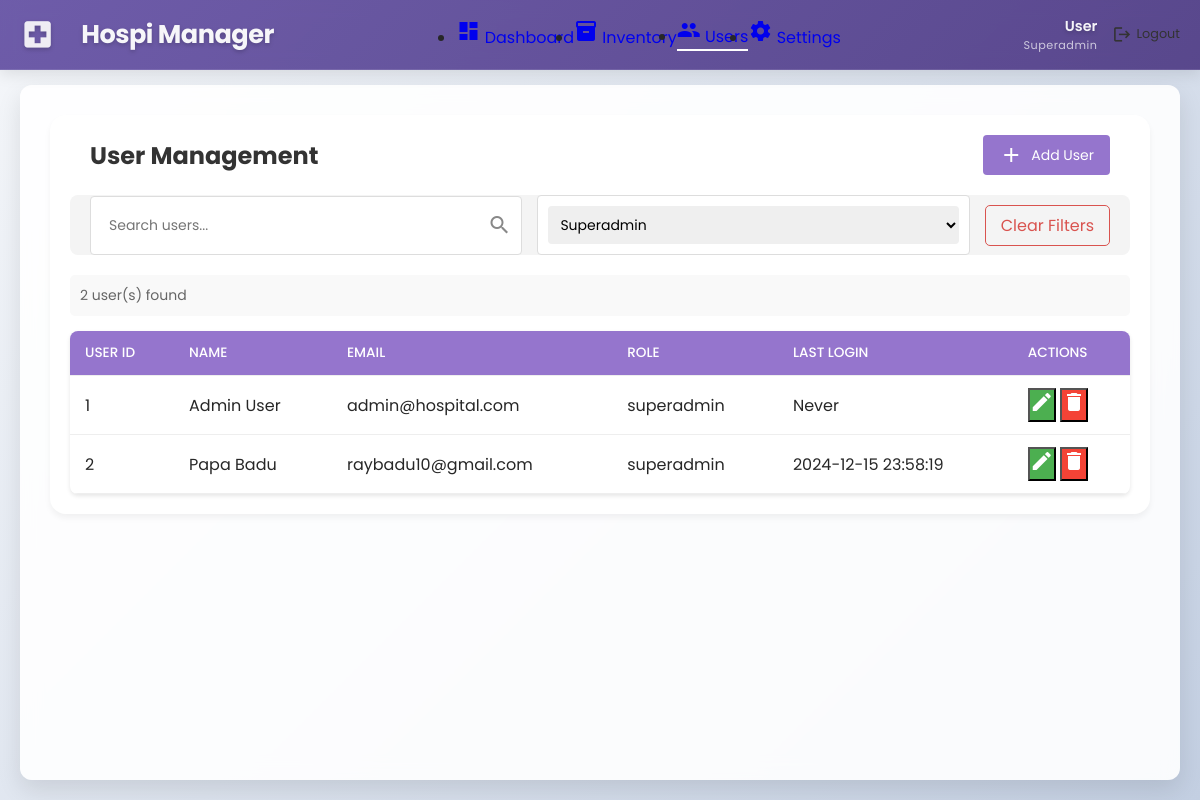
The app's page /view/admin/users.php?role=superadmin (signed in) with its own data.
### tables this page shows
CREATE TABLE `users` (
  `user_id` int(11) NOT NULL,
  `first_name` varchar(50) NOT NULL,
  `last_name` varchar(50) NOT NULL,
  `email` varchar(100) NOT NULL,
  `password` varchar(255) NOT NULL,
  `role` enum('admin','superadmin','staff') NOT NULL,
  `created_at` timestamp NOT NULL DEFAULT current_timestamp(),
  `last_login` datetime DEFAULT NULL
);

### view/admin/users.php (the view, shortened to what this page needs)
<?php
require_once BASE_PATH . '/functions/dashboard_functions.php';
$userRole = $_SESSION['role'];
$searchQuery = $_GET['search'] ?? '';
$roleFilter = $_GET['role'] ?? '';
$query = "SELECT user_id, first_name, last_name, email, role, last_login FROM users WHERE 1=1";
$params = [];
$types = '';
if (!empty($roleFilter)) {
    $query .= " AND role = ?";
    $params[] = &$roleFilter;
    $types .= 's';
}
$stmt = $conn->prepare($query);
if (!empty($params)) {
    array_unshift($params, $types);
    call_user_func_array([$stmt, 'bind_param'], $params);
}
$stmt->execute();
$result = $stmt->get_result();
$users = $result->fetch_all(MYSQLI_ASSOC);
?>
<!DOCTYPE html>
<html lang="en">
<head>
    <link rel="stylesheet" href="../../assets/css/dashboard.css">
    <link rel="stylesheet" href="../../assets/css/users.css">
    <link rel="stylesheet" href="../../assets/css/styles.css">
</head>
<body>
    <div class="dashboard-container">
        <nav class="top-nav">
            <div class="nav-brand">
                <span class="material-icons">local_hospital</span>
                <span class="brand-name">Hospi Manager</span>
            </div>
            <ul class="nav-menu">
                <li>
                    <a href="dashboard.php">
                        <span class="material-icons">dashboard</span>
                        <span>Dashboard</span>
                    </a>
                </li>
                <li>
                    <a href="inventory.php">
                        <span class="material-icons">inventory</span>
                        <span>Inventory</span>
                    </a>
                </li>
                <li class="active">
                    <a href="users.php">
                        <span class="material-icons">people</span>
                        <span>Users</span>
                    </a>
                </li>
                <li>
                    <a href="settings.php">
                        <span class="material-icons">settings</span>
                        <span>Settings</span>
                    </a>
                </li>
            </ul>
            <div class="nav-profile">
                <div class="user-info">
                    <span class="user-name"><?= htmlspecialchars($_SESSION['full_name'] ?? 'User') ?></span>
                    <span class="user-role"><?= ucfirst(htmlspecialchars($userRole)) ?></span>
                </div>
                <a href="../../actions/logout.php" class="logout-btn" onclick="return confirm('Are you sure you want to logout?')">
                    <span class="material-icons">logout</span>
                    <span>Logout</span>
                </a>
            </div>
        </nav>
        <main class="main-content">
            <div class="users-container">
                <div class="content-header">
                    <h1>User Management</h1>
                    <button class="add-btn" onclick="openModal('addUserModal')">
                        <span class="material-icons">add</span>
                        Add User
                    </button>
                </div>
                <div class="filters-section">
                    <form id="userFilterForm" method="GET" action="">
                        <div class="search-filter">
                            <input
                                type="text"
                                id="searchInput"
                                name="search"
                                placeholder="Search users..."
                                value="<?= htmlspecialchars($searchQuery) ?>"
                            >
                        </div>
                        <div class="role-filter">
                            <select
                                id="roleFilter"
                                name="role"
                                onchange="this.form.submit()"
                            >
                                <option value="superadmin" <?= $roleFilter === 'superadmin' ? 'selected' : '' ?>>Superadmin</option>
                            </select>
                        </div>
                        <?php if (!empty($searchQuery) || !empty($roleFilter)): ?>
                        <div class="clear-filter">
                            <a href="users.php" class="clear-btn">Clear Filters</a>
                        </div>
                        <?php endif; ?>
                    </form>
                </div>
                <div class="search-results">
                    <?php if (empty($users)): ?>
                        <p class="no-results">No users found matching your search criteria.</p>
                    <?php else: ?>
                        <p class="results-count"><?= count($users) ?> user(s) found</p>
                    <?php endif; ?>
                </div>
                <table class="users-table">
                    <thead>
                        <tr>
                            <th>User ID</th>
                            <th>Name</th>
                            <th>Email</th>
                            <th>Role</th>
                            <th>Last Login</th>
                            <th>Actions</th>
                        </tr>
                    </thead>
                    <tbody>
                        <?php foreach ($users as $user): ?>
                        <tr>
                            <td><?php echo htmlspecialchars($user['user_id']); ?></td>
                            <td><?php echo htmlspecialchars($user['first_name'] . ' ' . $user['last_name']); ?></td>
                            <td><?php echo htmlspecialchars($user['email']); ?></td>
                            <td><?php echo htmlspecialchars($user['role']); ?></td>
                            <td>
                                <?php
                                $lastLogin = $user['last_login'] ?? null;
                                if ($lastLogin) {
                                    $loginTime = new DateTime($lastLogin);
                                    echo htmlspecialchars($loginTime->format('Y-m-d H:i:s'));
                                } else {
                                    echo 'Never';
                                }
                                ?>
                            </td>
                            <td class="actions">
                                <button class="edit-btn" onclick="editUser(<?php echo $user['user_id']; ?>)">
                                    <span class="material-icons">edit</span>
                                </button>
                                <button class="delete-btn" onclick="deleteUser(<?php echo $user['user_id']; ?>)">
                                    <span class="material-icons">delete</span>
                                </button>
                            </td>
                        </tr>
                        <?php endforeach; ?>
                    </tbody>
                </table>
            </div>
        </main>
    </div>
</body>
</html>

### assets/css/dashboard.css (style rules this page uses)
:root { --primary-color: rgb(161, 142, 224); --primary-light: rgba(161, 142, 224, 0.1); --primary-dark: rgb(131, 112, 194); --success-color: rgb(72, 187, 120); --warning-color: rgb(246, 173, 85); --danger-color: rgb(245, 101, 101); --text-dark: rgb(39, 39, 39); --text-light: rgb(107, 114, 128); --white: #ffffff; --background: rgb(249, 250, 251); --nav-height: 4rem; }
* { margin: 0; padding: 0; box-sizing: border-box; font-family: 'Poppins', sans-serif; }
body, html { margin: 0; padding: 0; width: 100%; height: 100%; font-family: 'Poppins', sans-serif; background: linear-gradient(135deg, #f5f7fa 0%, #c3cfe2 100%); background-attachment: fixed; overflow-x: hidden; }
body { color: var(--text-dark); min-height: 100vh; padding-top: 70px; }
.dashboard-container { display: flex; min-height: 100vh; padding-top: 65px; width: 100%; }
.main-content { flex-grow: 1; margin-top: 20px; padding: 20px; max-width: 1200px; width: 100%; margin-left: auto; margin-right: auto; background: rgba(255, 255, 255, 0.9); border-radius: 12px; box-shadow: 0 10px 25px rgba(0, 0, 0, 0.1); backdrop-filter: blur(10px); }
.top-nav { position: fixed; margin-top: 0px; top: 0; left: 0; right: 0; display: flex; justify-content: space-between; align-items: center; height: 70px; background: linear-gradient(135deg, rgba(95, 75, 160, 0.9) 0%, rgba(75, 55, 130, 0.9) 100%); box-shadow: 0 4px 15px rgba(0, 0, 0, 0.1); z-index: 1000; padding: 0 40px; backdrop-filter: blur(10px); border-bottom: 1px solid rgba(255, 255, 255, 0.1); }
.top-nav { display: flex; justify-content: space-between; align-items: center; padding: 10px 20px; }
.nav-brand { display: flex; align-items: center; gap: 1rem; }
.nav-brand .material-icons { color: rgba(255, 255, 255, 0.9); font-size: 2.2rem; margin-right: 10px; text-shadow: 0 2px 4px rgba(0, 0, 0, 0.2); }
.nav-brand .brand-name { color: rgba(255, 255, 255, 0.95); font-size: 1.6rem; font-weight: 700; letter-spacing: -0.5px; text-shadow: 0 2px 4px rgba(0, 0, 0, 0.2); }
.nav-menu { display: flex; align-items: center; }
.nav-profile { display: flex; align-items: center; gap: 15px; }
.user-info { display: flex; flex-direction: column; align-items: flex-end; }
.user-name { font-weight: 600; font-size: 0.9rem; color: rgba(255, 255, 255, 0.95); text-shadow: 0 2px 4px rgba(0, 0, 0, 0.2); }
.user-role { font-size: 0.7rem; color: rgba(255, 255, 255, 0.7); letter-spacing: 0.5px; text-transform: capitalize; }
.logout-btn { display: flex; align-items: center; gap: 5px; text-decoration: none; color: #333; font-size: 0.8rem; }
.logout-btn .material-icons { font-size: 1.2rem; }
.filters-section { display: flex; justify-content: space-between; align-items: center; margin-bottom: 20px; padding: 10px; background-color: #f4f4f4; border-radius: 8px; }
#userFilterForm { display: flex; align-items: center; gap: 15px; width: 100%; }
.search-filter { position: relative; flex-grow: 1; }
.search-filter input { width: 100%; padding: 10px 40px 10px 15px; border: 1px solid #ddd; border-radius: 5px; font-size: 14px; }
.role-filter select { padding: 10px; border: 1px solid #ddd; border-radius: 5px; font-size: 14px; }
.clear-filter .clear-btn { color: #d9534f; text-decoration: none; padding: 8px 15px; border: 1px solid #d9534f; border-radius: 5px; transition: all 0.3s ease; }
.search-results { margin-bottom: 15px; padding: 10px; background-color: #f9f9f9; border-radius: 5px; }
.results-count { color: #666; font-size: 14px; }

### assets/css/styles.css (style rules this page uses)
* { padding: 0; margin: 0; font-family: "Poppins", sans-serif; box-sizing: border-box; text-decoration: none; }
body, html { margin: 0; padding: 0; width: 100%; height: 100%; font-family: Arial, sans-serif; background: linear-gradient(135deg, #f5f7fa 0%, #c3cfe2 100%); background-attachment: fixed; overflow-x: hidden; }
main { background: rgba(255, 255, 255, 0.9); border-radius: 12px; box-shadow: 0 10px 25px rgba(0, 0, 0, 0.1); padding: 30px; margin: 20px; backdrop-filter: blur(10px); }
nav { position: absolute; top: 0; display: flex; justify-content: space-around; width: 100%; height: 100px; background: linear-gradient(rgba(39, 39, 39, 0.6), transparent); z-index: 100; }
.link:hover, .active { border-bottom: 2px solid #fff; }
nav { margin-top: 10px; }

### records on screen
users: user_id "1", first_name+last_name "Admin User", email "admin@hospital.com", role "superadmin", shows "Never"
users: user_id "2", first_name+last_name "Papa Badu", email "raybadu10@gmail.com", role "superadmin", last_login "2024-12-15 23:58:19"

### other values on screen
$_SESSION['full_name'] "User"
$userRole "Superadmin"
count($users) "2"
